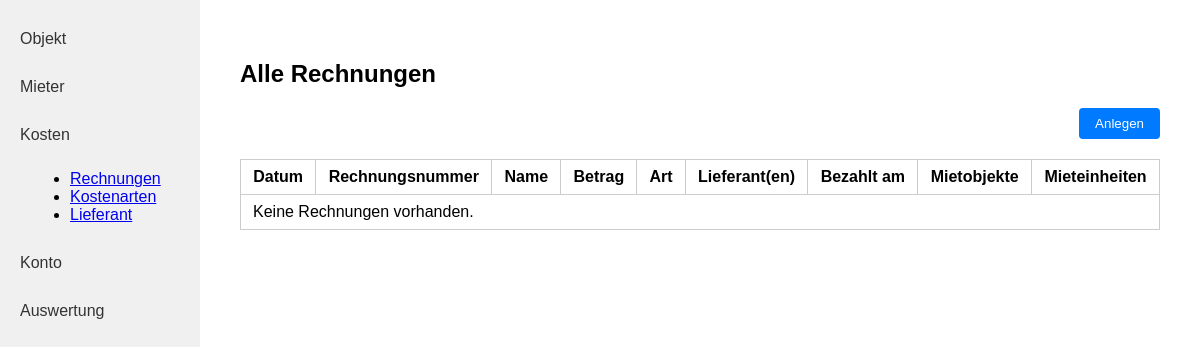
/rechnungen/ (signed in), run on an earlier commit of the app's database.
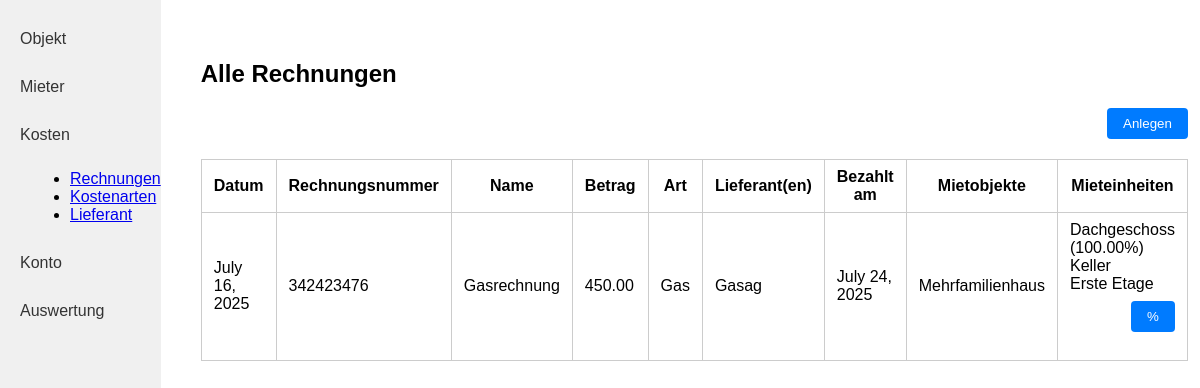
And on a later commit of the database.
### kostenpruefung_mietobjekte_app/models.py (models this page shows, shortened)
class Rechnung(models.Model):
    created_by = models.ForeignKey(User, on_delete=models.CASCADE, related_name="rechnungen_created", null=True, blank=True)
    datum = models.DateField()
    rechnungsnummer = models.CharField(max_length=255)
    name = models.CharField(max_length=255) # Descriptive name to identify the payment
    betrag = models.DecimalField(max_digits=10, decimal_places=2)
    art = models.ForeignKey('Rechnungsart', on_delete=models.PROTECT)
    lieferant = models.ManyToManyField('Lieferant')
    bezahlt_am = models.DateField()
    mietobjekt = models.ForeignKey('Mietobjekt', on_delete=models.CASCADE, related_name="rechnungen", null=True, blank=True)

class Rechnungsart(models.Model):
    created_by = models.ForeignKey(User, on_delete=models.CASCADE, related_name="rechnungsarten_created", null=True, blank=True)
    name = models.CharField(max_length=255)
    def __str__(self):
        return self.name

class Lieferant(models.Model):
    created_by = models.ForeignKey(User, on_delete=models.CASCADE, related_name="lieferanten_created", null=True, blank=True)
    firmenname = models.CharField(max_length=255)
    vorname = models.CharField(max_length=255)
    nachname = models.CharField(max_length=255)
    strasse = models.CharField(max_length=255)
    hausnummer = models.CharField(max_length=10)
    plz = models.CharField(max_length=10) # 2 - 10 characters (numbers and letters)
    ort = models.CharField(max_length=100)
    land = models.CharField(max_length=100)
    e_mail = models.EmailField()
    telefon = models.CharField(max_length=100)

class Mietobjekt(models.Model):
    created_by = models.ForeignKey(User, on_delete=models.CASCADE, related_name="mietobjekte_created", null=True, blank=True)
    name = models.CharField(max_length=255)
    strasse_hausnummer = models.CharField(max_length=255)
    plz = models.CharField(max_length=10) # 2 - 10 characters (numbers and letters)
    ort = models.CharField(max_length=100)
    land = models.CharField(max_length=100)
    kaufdatum = models.DateField()
    kaufpreis = models.DecimalField(max_digits=10, decimal_places=2)
    darlehen = models.DecimalField(max_digits=10, decimal_places=2)
    grundschuld = models.DecimalField(max_digits=10, decimal_places=2)
    FARBE_CHOICES = [
        ('rot', 'Rot'),
        ('blau', 'Blau'),
        ('gruen', 'Grün'),
        ('gelb', 'Gelb'),
        ('schwarz', 'Schwarz'),
    ]
    farbe = models.CharField(max_length=20, choices=FARBE_CHOICES)

class Mieteinheit(models.Model):
    mietobjekt = models.ForeignKey(Mietobjekt, on_delete=models.CASCADE, related_name="mieteinheiten")
    name = models.CharField(max_length=255)

class Prozent(models.Model):
    mieteinheit = models.ForeignKey('Mieteinheit', on_delete=models.CASCADE, related_name="prozent_mieteinheit")
    rechnung = models.ForeignKey('Rechnung', on_delete=models.CASCADE, related_name="prozent_rechnung")
    prozent = models.DecimalField(max_digits=5, decimal_places=2, null=True, blank=True)  # Value between 0 and 100

### kostenpruefung_mietobjekte_app/views.py (the view)
# urls.py: path('rechnungen/', rechnungen, name='rechnungen'),
def rechnungen(request):
    rechnungen = Rechnung.objects.filter(created_by=request.user).prefetch_related(
        'lieferant',
        'mietobjekt__mieteinheiten__prozent_mieteinheit',
        'prozent_rechnung'
    )
    for r in rechnungen:
        total = 0
        for mieteinheit in r.mietobjekt.mieteinheiten.all():
            for prozent in mieteinheit.prozent_mieteinheit.all():
                if prozent in r.prozent_rechnung.all():
                    total += prozent.prozent or 0
        r.percent_not_100 = abs(total - 100) > 0.01
    return render(request, 'kostenpruefung_mietobjekte_app/rechnungen.html', {
        'rechnungen': rechnungen,
    })

### kostenpruefung_mietobjekte_app/templates/kostenpruefung_mietobjekte_app/rechnungen.html (shortened to what this page needs)
{% load static %}
<!DOCTYPE html>
<html lang="de">
<head>
    <link rel="stylesheet" href="{% static 'kostenpruefung_mietobjekte_app/style.css' %}">
</head>
<body>
<div class="flex-container">
    <nav class="sidebar">
        <a class="sidebar-link" href="{% url 'objekt_index' %}">Objekt</a>
        <a class="sidebar-link" href="{% url 'mieter_laufend' %}">Mieter</a>
        <a class="sidebar-link" href="#">Kosten</a>
        <ul style="list-style-type: disc; margin-left: 30px; margin-bottom: 20px;">
            <li><a href="{% url 'rechnungen' %}">Rechnungen</a></li>
            <li><a href="{% url 'kostenarten' %}">Kostenarten</a></li>
            <li><a href="{% url 'lieferanten' %}">Lieferant</a></li>
        </ul>
        <a class="sidebar-link" href="{% url 'konto' %}">Konto</a>
        <a class="sidebar-link" href="{% url 'auswertung' %}">Auswertung</a>
    </nav>
    <div class="main-content">
        <h2>Alle Rechnungen</h2>
        <form action="{% url 'rechnung_create' %}" method="get" style="margin-bottom: 16px;">
            <button class="action-btn" type="submit">Anlegen</button>
        </form>
        <table class="object-table">
            <tr>
                <th>Datum</th>
                <th>Rechnungsnummer</th>
                <th>Name</th>
                <th>Betrag</th>
                <th>Art</th>
                <th>Lieferant(en)</th>
                <th>Bezahlt am</th>
                <th>Mietobjekte</th>
                <th>Mieteinheiten</th>
            </tr>
            {% for r in rechnungen %}
            <tr>
                <td>{{ r.datum }}</td>
                <td>{{ r.rechnungsnummer }}</td>
                <td>{{ r.name }}</td>
                <td>{{ r.betrag }}</td>
                <td>{{ r.art }}</td>
                <td>
                    {% for l in r.lieferant.all %}
                        {{ l.firmenname }}{% if not forloop.last %},<br>{% endif %}
                    {% endfor %}
                </td>
                <td>{{ r.bezahlt_am }}</td>
                <td>{{ r.mietobjekt.name }}</td>
                <td {% if r.percent_not_100 %}style="background-color:#ffe5e5;"{% endif %}>
                    {% for mieteinheit in r.mietobjekt.mieteinheiten.all %}
                        {{ mieteinheit.name }}
                        {% for prozent in mieteinheit.prozent_mieteinheit.all %}
                            {% if prozent in r.prozent_rechnung.all %}
                                ({{ prozent.prozent }}%)
                            {% endif %}
                        {% endfor %}
                        <br>
                    {% endfor %}
                    <form action="{% url 'prozent_bulk_update' r.id %}" method="get" style="margin-top: 8px;">
                        <button class="action-btn" type="submit">%</button>
                    </form>
                </td>
            </tr>
            {% empty %}
            <tr>
                <td colspan="9">Keine Rechnungen vorhanden.</td>
            </tr>
            {% endfor %}
        </table>
    </div>
</div>
</body>
</html>

### kostenpruefung_mietobjekte_app/static/kostenpruefung_mietobjekte_app/style.css (style rules this page uses)
body { margin: 0; font-family: Arial, sans-serif; }
.flex-container { display: flex; }
.sidebar { width: 200px; background: #f0f0f0; height: 100vh; padding: 20px 0; }
.sidebar-link { display: block; padding: 10px 20px; color: #333; text-decoration: none; margin-bottom: 10px; }
.main-content { flex: 1; padding: 40px; }
.object-table { width: 100%; border-collapse: collapse; }
.object-table th, .object-table td { border: 1px solid #ccc; padding: 8px 12px; }
.action-btn { float: right; padding: 8px 16px; background: #007bff; color: #fff; border: none; border-radius: 4px; cursor: pointer; margin-bottom: 20px; }

What changed in the data, as far as the page shows it:
added Rechnung: datum "July 16, 2025", rechnungsnummer "342423476", name "Gasrechnung", betrag "450.00", art "Gas", bezahlt_am "July 24, 2025", mietobjekt.name "Mehrfamilienhaus"
added Lieferant: firmenname "Gasag"
now on this page (row unchanged): Mieteinheit: name "Dachgeschoss"
added Prozent: prozent "100.00"
added Mieteinheit: name "Keller"
added Mieteinheit: name "Erste Etage"
Also different on the page:
text no longer shown: "Keine Rechnungen vorhanden."
